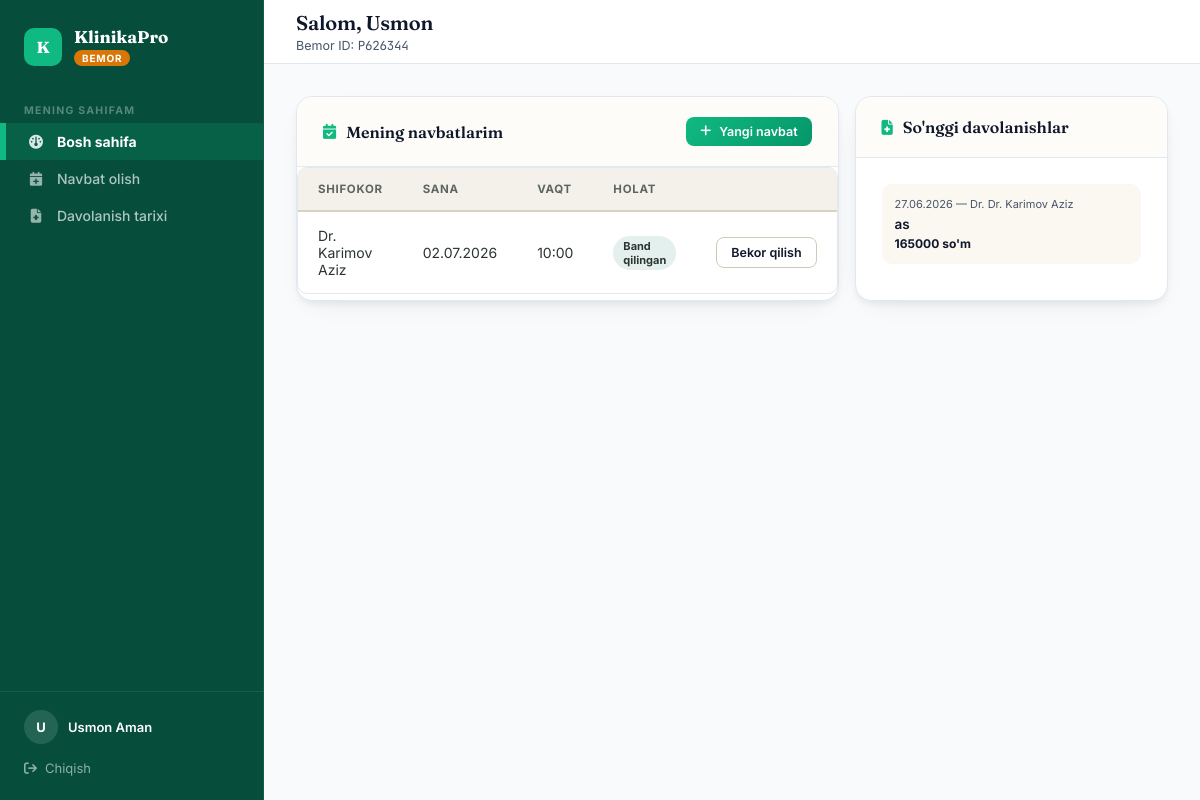
The app's page /patients/panel/dashboard/ (signed in) with its own data.
### accounts/models.py (models this page shows, shortened)
class User(AbstractUser):
    ROLE_CHOICES = [
        ('admin', 'Administrator'),
        ('doctor', 'Shifokor'),
        ('patient', 'Bemor'),
    ]
    role = models.CharField(max_length=10, choices=ROLE_CHOICES, default='patient')
    phone = models.CharField(max_length=20, blank=True)

### patients/models.py (models this page shows, shortened)
class Patient(models.Model):
    GENDER_CHOICES = [('M', 'Erkak'), ('F', 'Ayol')]
    user = models.OneToOneField(settings.AUTH_USER_MODEL, on_delete=models.CASCADE, related_name='patient_profile')
    patient_id = models.CharField(max_length=20, unique=True, default=generate_patient_id, verbose_name="Bemor ID")
    first_name = models.CharField(max_length=100, verbose_name="Ism")
    last_name = models.CharField(max_length=100, verbose_name="Familiya")
    gender = models.CharField(max_length=1, choices=GENDER_CHOICES, verbose_name="Jinsi")
    birth_date = models.DateField(verbose_name="Tug'ilgan sana")
    phone = models.CharField(max_length=20, verbose_name="Telefon")
    address = models.TextField(blank=True, verbose_name="Manzil")
    blood_type = models.CharField(max_length=5, blank=True, verbose_name="Qon guruhi")
    allergies = models.TextField(blank=True, verbose_name="Allergiyalar")
    has_booked = models.BooleanField(default=False, verbose_name="Birinchi navbatni band qilganmi")
    registered_at = models.DateTimeField(auto_now_add=True)
    class Meta:
        verbose_name = "Bemor"
        verbose_name_plural = "Bemorlar"

class Treatment(models.Model):
    patient = models.ForeignKey(Patient, on_delete=models.CASCADE, related_name='treatments')
    doctor = models.ForeignKey('doctors.Doctor', on_delete=models.SET_NULL, null=True, related_name='treatments')
    appointment = models.ForeignKey('appointments.Appointment', on_delete=models.SET_NULL, null=True, blank=True, related_name='treatments')
    extra_service = models.ForeignKey('doctors.DoctorService', on_delete=models.SET_NULL, null=True, blank=True, verbose_name="Qo'shimcha ko'rik xizmati")
    extra_service_price_snapshot = models.DecimalField(max_digits=12, decimal_places=0, default=0, verbose_name="Xizmat narxi (saqlangan)")
    diagnosis = models.TextField(verbose_name="Tashxis")
    notes = models.TextField(blank=True, verbose_name="Izoh")
    total_price = models.DecimalField(max_digits=12, decimal_places=0, default=0, verbose_name="Jami narx")
    created_at = models.DateTimeField(auto_now_add=True)
    receipt_issued = models.BooleanField(default=False, verbose_name="Chek berilganmi")
    consultation_price_snapshot = models.DecimalField(max_digits=12, decimal_places=0, default=0, verbose_name="Konsultatsiya narxi (saqlangan)")
    class Meta:
        verbose_name = "Davolash yozuvi"
        verbose_name_plural = "Davolash yozuvlari"
        ordering = ['-created_at']

### appointments/models.py (models this page shows, shortened)
class Appointment(models.Model):
    STATUS = [
        ('booked', 'Band qilingan'),
        ('completed', 'Yakunlangan'),
        ('cancelled', 'Bekor qilingan'),
    ]
    patient = models.ForeignKey('patients.Patient', on_delete=models.CASCADE, related_name='appointments')
    doctor = models.ForeignKey('doctors.Doctor', on_delete=models.CASCADE, related_name='appointments')
    availability = models.OneToOneField('doctors.DoctorAvailability', on_delete=models.CASCADE, related_name='appointment')
    complaint = models.TextField(blank=True, verbose_name="Shikoyat / sabab")
    status = models.CharField(max_length=20, choices=STATUS, default='booked')
    created_at = models.DateTimeField(auto_now_add=True)
    class Meta:
        verbose_name = "Navbat (qabul)"
        verbose_name_plural = "Navbatlar (qabullar)"
        ordering = ['-created_at']

### doctors/models.py (models this page shows, shortened)
class Doctor(models.Model):
    GENDER_CHOICES = [('M', 'Erkak'), ('F', 'Ayol')]
    user = models.OneToOneField(settings.AUTH_USER_MODEL, on_delete=models.CASCADE, related_name='doctor_profile')
    first_name = models.CharField(max_length=100, verbose_name="1. Ism")
    last_name = models.CharField(max_length=100, verbose_name="2. Familiya")
    phone = models.CharField(max_length=20, verbose_name="3. Telefon")
    gender = models.CharField(max_length=1, choices=GENDER_CHOICES, verbose_name="4. Jinsi")
    specialization = models.ForeignKey(Specialization, on_delete=models.SET_NULL, null=True, verbose_name="5. Mutaxassislik")
    experience_years = models.PositiveIntegerField(default=0, verbose_name="6. Ish tajribasi (yil)")
    consultation_price = models.DecimalField(max_digits=12, decimal_places=0, default=0, verbose_name="7. Konsultatsiya narxi")
    cabinet = models.ForeignKey('rooms.Cabinet', on_delete=models.SET_NULL, null=True, blank=True, related_name='doctors', verbose_name="8. Kabinet (xona)")
    photo = models.ImageField(upload_to='doctors/', blank=True, verbose_name="9. Rasmi")
    bio = models.TextField(blank=True, verbose_name="10. Qisqacha ma'lumot")
    is_active = models.BooleanField(default=True)
    created_at = models.DateTimeField(auto_now_add=True)
    def __str__(self):
        return f"Dr. {self.last_name} {self.first_name}"
    class Meta:
        verbose_name = "Shifokor"
        verbose_name_plural = "Shifokorlar"

class DoctorAvailability(models.Model):
    doctor = models.ForeignKey(Doctor, on_delete=models.CASCADE, related_name='availabilities')
    date = models.DateField(verbose_name="Sana")
    start_time = models.TimeField(verbose_name="Boshlanish vaqti")
    end_time = models.TimeField(verbose_name="Tugash vaqti")
    is_booked = models.BooleanField(default=False, verbose_name="Band qilinganmi")
    class Meta:
        verbose_name = "Bo'sh vaqt"
        verbose_name_plural = "Bo'sh vaqtlar"
        ordering = ['date', 'start_time']
        unique_together = ['doctor', 'date', 'start_time']

### patients/views.py (the view)
# urls.py: path('panel/dashboard/', views.patient_dashboard, name='patient_dashboard'),
@login_required
@role_required('patient')
def patient_dashboard(request):
    patient = request.user.patient_profile
    appointments = patient.appointments.select_related('doctor', 'availability').order_by('-created_at')[:10]
    treatments = patient.treatments.select_related('doctor').order_by('-created_at')[:10]
    return render(request, 'patients/dashboard.html', {
        'patient': patient, 'appointments': appointments, 'treatments': treatments,
    })

### templates/patients/dashboard.html (shortened to what this page needs)
{% extends "base.html" %}
{% block page_title %}Salom, {{ patient.first_name }}{% endblock %}
{% block page_sub %}<div class="sub">Bemor ID: <span class="mono">{{ patient.patient_id }}</span></div>{% endblock %}
{% block content %}
<div class="grid-2">
  <div class="panel">
    <div class="panel-head">
      <div class="panel-title"><i class="fa-solid fa-calendar-check"></i> Mening navbatlarim</div>
      <a href="{% url "doctor_list_for_booking" %}" class="btn btn-primary btn-sm"><i class="fa-solid fa-plus"></i> Yangi navbat</a>
    </div>
    <div class="tbl-wrap">
      <table>
        <thead><tr><th>Shifokor</th><th>Sana</th><th>Vaqt</th><th>Holat</th><th></th></tr></thead>
        <tbody>
        {% for a in appointments %}
        <tr>
          <td>{{ a.doctor }}</td>
          <td>{{ a.availability.date|date:"d.m.Y" }}</td>
          <td>{{ a.availability.start_time|time:"H:i" }}</td>
          <td>
            {% if a.status == "booked" %}<span class="tag tag-info">Band qilingan</span>
            {% elif a.status == "completed" %}<span class="tag tag-ok">Yakunlangan</span>
            {% else %}<span class="tag tag-muted">Bekor qilingan</span>{% endif %}
          </td>
          <td>
            {% if a.status == "booked" %}
            <form method="post" action="{% url "cancel_appointment" a.pk %}">
              <button type="submit" class="btn btn-ghost btn-sm">Bekor qilish</button>
            </form>
            {% endif %}
          </td>
        </tr>
        {% empty %}
        <tr><td colspan="5" class="empty-row"><i class="fa-solid fa-calendar"></i>Navbat yo'q</td></tr>
        {% endfor %}
        </tbody>
      </table>
    </div>
  </div>
  <div class="panel">
    <div class="panel-head"><div class="panel-title"><i class="fa-solid fa-file-medical"></i> So'nggi davolanishlar</div></div>
    <div class="panel-body">
      {% for t in treatments %}
      <div style="padding:13px; background:#fbf8f1; border-radius:10px; margin-bottom:10px; border-left:3px solid var(--teal);">
        <div style="font-size:11px; color:var(--ink-soft); margin-bottom:5px;">{{ t.created_at|date:"d.m.Y" }} — Dr. {{ t.doctor }}</div>
        <div style="font-weight:600; font-size:13.5px;">{{ t.diagnosis|truncatechars:60 }}</div>
        <div style="font-size:12px; color:var(--terracotta); font-weight:700; margin-top:4px;">{{ t.total_price|floatformat:0 }} so'm</div>
      </div>
      {% empty %}
      <div class="empty-state"><i class="fa-solid fa-file-medical"></i><p>Hali davolanish yo'q</p></div>
      {% endfor %}
    </div>
  </div>
</div>
{% endblock %}

### templates/base.html (shortened to what this page needs)
<!DOCTYPE html>
<html lang="uz">
<head>
<link href="https://cdnjs.cloudflare.com/ajax/libs/font-awesome/6.4.0/css/all.min.css" rel="stylesheet">
</head>
<body>
{% if user.is_authenticated %}
<nav class="sidebar">
  <div class="sb-brand">
    <div class="sb-mark">K</div>
    <div>
      <div class="sb-name">KlinikaPro</div>
      <span class="sb-role-tag {{ user.role }}">{{ user.get_role_display }}</span>
    </div>
  </div>
  {% if user.role == 'admin' %}
  <div class="sb-section">Asosiy</div>
  <a href="{% url 'admin_dashboard' %}" class="sb-link {% if request.resolver_match.url_name == 'admin_dashboard' %}active{% endif %}"><i class="fa-solid fa-gauge"></i> Bosh sahifa</a>
  <div class="sb-section">Odamlar</div>
  <a href="{% url 'doctors' %}" class="sb-link {% if request.resolver_match.url_name == 'doctors' or request.resolver_match.url_name == 'doctor_add' or request.resolver_match.url_name == 'doctor_detail_admin' or request.resolver_match.url_name == 'doctor_credentials' %}active{% endif %}"><i class="fa-solid fa-user-doctor"></i> Shifokorlar</a>
  <a href="{% url 'doctor_services_admin' %}" class="sb-link {% if request.resolver_match.url_name == 'doctor_services_admin' %}active{% endif %}"><i class="fa-solid fa-stethoscope"></i> Shifokor xizmatlari</a>
  <a href="{% url 'patients' %}" class="sb-link {% if request.resolver_match.url_name == 'patients' or request.resolver_match.url_name == 'patient_detail_admin' %}active{% endif %}"><i class="fa-solid fa-users"></i> Bemorlar</a>
  <a href="{% url 'appointment_list_admin' %}" class="sb-link {% if request.resolver_match.url_name == 'appointment_list_admin' %}active{% endif %}"><i class="fa-solid fa-calendar-check"></i> Navbatlar</a>
  <div class="sb-section">Xonalar</div>
  <a href="{% url 'wards' %}" class="sb-link {% if request.resolver_match.url_name == 'wards' %}active{% endif %}"><i class="fa-solid fa-bed-pulse"></i> Palatalar (yotish)</a>
  <a href="{% url 'admissions' %}" class="sb-link {% if request.resolver_match.url_name == 'admissions' %}active{% endif %}"><i class="fa-solid fa-hospital-user"></i> Yotgan bemorlar</a>
  <a href="{% url 'cabinets' %}" class="sb-link {% if request.resolver_match.url_name == 'cabinets' %}active{% endif %}"><i class="fa-solid fa-door-open"></i> Kabinetlar (qabul)</a>
  <div class="sb-section">Moliya</div>
  <a href="{% url 'kassa' %}" class="sb-link {% if request.resolver_match.url_name == 'kassa' %}active{% endif %}"><i class="fa-solid fa-cash-register"></i> Kassa</a>
  <a href="{% url 'expenses' %}" class="sb-link {% if request.resolver_match.url_name == 'expenses' %}active{% endif %}"><i class="fa-solid fa-receipt"></i> Xarajatlar</a>
  <a href="{% url 'reports' %}" class="sb-link {% if request.resolver_match.url_name == 'reports' %}active{% endif %}"><i class="fa-solid fa-chart-bar"></i> Hisobotlar</a>
  <div class="sb-section">Dorixona</div>
  <a href="{% url 'medicines' %}" class="sb-link {% if request.resolver_match.url_name == 'medicines' %}active{% endif %}"><i class="fa-solid fa-pills"></i> Mahsulotlar</a>
  <a href="{% url 'medicine_income' %}" class="sb-link {% if request.resolver_match.url_name == 'medicine_income' %}active{% endif %}"><i class="fa-solid fa-truck-medical"></i> Kelishi</a>
  <div class="sb-section">Boshqa</div>
  <a href="{% url 'operations' %}" class="sb-link {% if request.resolver_match.url_name == 'operations' %}active{% endif %}"><i class="fa-solid fa-scalpel"></i> Operatsiyalar</a>
  <a href="{% url 'staff_list' %}" class="sb-link {% if 'staff' in request.resolver_match.url_name %}active{% endif %}"><i class="fa-solid fa-id-card-clip"></i> Hodimlar</a>
  {% elif user.role == 'patient' %}
  <div class="sb-section">Mening sahifam</div>
  <a href="{% url 'patient_dashboard' %}" class="sb-link {% if request.resolver_match.url_name == 'patient_dashboard' %}active{% endif %}"><i class="fa-solid fa-gauge"></i> Bosh sahifa</a>
  <a href="{% url 'doctor_list_for_booking' %}" class="sb-link "><i class="fa-solid fa-calendar-plus"></i> Navbat olish</a>
  <a href="{% url 'patient_history' %}" class="sb-link {% if request.resolver_match.url_name == 'patient_history' %}active{% endif %}"><i class="fa-solid fa-file-medical"></i> Davolanish tarixi</a>
  {% endif %}
  <div class="sb-foot">
    <div class="sb-user">
      <div class="sb-avatar">{{ user.first_name|first|upper|default:user.username|first|upper }}</div>
      <div>
        <div class="sb-username">{{ user.first_name|default:user.username }} {{ user.last_name }}</div>
      </div>
    </div>
    <a href="{% url 'logout' %}" class="sb-logout"><i class="fa-solid fa-arrow-right-from-bracket"></i> Chiqish</a>
  </div>
</nav>
<div class="main">
  <header class="topbar">
    <div>
      <h1>{% block page_title %}{% endblock %}</h1>
      {% block page_sub %}{% endblock %}
    </div>
  </header>
  <div class="content">
    {% block content %}{% endblock %}
  </div>
</div>
{% else %}
{% block noauth %}{% endblock %}
{% endif %}
</body>
</html>

### records on screen
User: role "BEMOR", first_name|first "U", first_name "Usmon", last_name "Aman"
Patient: first_name "Usmon", patient_id "P626344"
Appointment: doctor "Dr. Karimov Aziz", availability "02.07.2026", availability.start_time "10:00", status "Band qilingan"
Treatment: created_at "27.06.2026", doctor "Dr. Karimov Aziz", diagnosis "as", total_price "165000"
